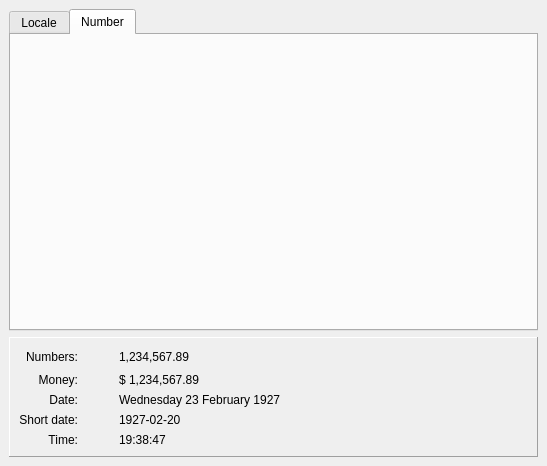
<ui version="4.0" >
 <class>TopLevelBase</class>
 <widget class="QWidget" name="TopLevelBase" >
  <property name="geometry" >
   <rect>
    <x>0</x>
    <y>0</y>
    <width>547</width>
    <height>466</height>
   </rect>
  </property>
  <property name="windowTitle" >
   <string>Form</string>
  </property>
  <layout class="QHBoxLayout" >
   <property name="margin" >
    <number>9</number>
   </property>
   <property name="spacing" >
    <number>6</number>
   </property>
   <item>
    <layout class="QVBoxLayout" >
     <property name="margin" >
      <number>0</number>
     </property>
     <property name="spacing" >
      <number>6</number>
     </property>
     <item>
      <widget class="QTabWidget" name="tabWidget" >
       <property name="currentIndex" >
        <number>1</number>
       </property>
       <widget class="QWidget" name="tab" >
        <attribute name="title" >
         <string>Locale</string>
        </attribute>
       </widget>
       <widget class="QWidget" name="tab_2" >
        <attribute name="title" >
         <string>Number</string>
        </attribute>
       </widget>
      </widget>
     </item>
     <item>
      <widget class="QFrame" name="frame" >
       <property name="frameShape" >
        <enum>QFrame::Panel</enum>
       </property>
       <property name="frameShadow" >
        <enum>QFrame::Raised</enum>
       </property>
       <layout class="QVBoxLayout" >
        <property name="margin" >
         <number>9</number>
        </property>
        <property name="spacing" >
         <number>6</number>
        </property>
        <item>
         <layout class="QHBoxLayout" >
          <property name="margin" >
           <number>0</number>
          </property>
          <property name="spacing" >
           <number>6</number>
          </property>
          <item>
           <layout class="QGridLayout" >
            <property name="margin" >
             <number>0</number>
            </property>
            <property name="spacing" >
             <number>6</number>
            </property>
            <item row="2" column="2" >
             <widget class="QLabel" name="label_8" >
              <property name="text" >
               <string>Wednesday 23 February 1927</string>
              </property>
             </widget>
            </item>
            <item row="0" column="2" >
             <widget class="QLabel" name="label_6" >
              <property name="text" >
               <string>1,234,567.89</string>
              </property>
             </widget>
            </item>
            <item row="4" column="0" >
             <widget class="QLabel" name="label_5" >
              <property name="text" >
               <string>Time:</string>
              </property>
              <property name="alignment" >
               <set>Qt::AlignRight|Qt::AlignTrailing|Qt::AlignVCenter</set>
              </property>
             </widget>
            </item>
            <item row="2" column="0" >
             <widget class="QLabel" name="label_3" >
              <property name="text" >
               <string>Date:</string>
              </property>
              <property name="alignment" >
               <set>Qt::AlignRight|Qt::AlignTrailing|Qt::AlignVCenter</set>
              </property>
             </widget>
            </item>
            <item row="1" column="0" >
             <widget class="QLabel" name="label_2" >
              <property name="text" >
               <string>Money:</string>
              </property>
              <property name="alignment" >
               <set>Qt::AlignRight|Qt::AlignTrailing|Qt::AlignVCenter</set>
              </property>
             </widget>
            </item>
            <item row="0" column="1" >
             <spacer>
              <property name="orientation" >
               <enum>Qt::Horizontal</enum>
              </property>
              <property name="sizeHint" >
               <size>
                <width>40</width>
                <height>20</height>
               </size>
              </property>
             </spacer>
            </item>
            <item row="3" column="0" >
             <widget class="QLabel" name="label_4" >
              <property name="text" >
               <string>Short date:</string>
              </property>
              <property name="alignment" >
               <set>Qt::AlignRight|Qt::AlignTrailing|Qt::AlignVCenter</set>
              </property>
             </widget>
            </item>
            <item row="1" column="2" >
             <widget class="QLabel" name="label_7" >
              <property name="text" >
               <string>$ 1,234,567.89</string>
              </property>
             </widget>
            </item>
            <item row="0" column="0" >
             <widget class="QLabel" name="label" >
              <property name="text" >
               <string>Numbers:</string>
              </property>
              <property name="alignment" >
               <set>Qt::AlignRight|Qt::AlignTrailing|Qt::AlignVCenter</set>
              </property>
             </widget>
            </item>
            <item row="3" column="2" >
             <widget class="QLabel" name="label_9" >
              <property name="text" >
               <string>1927-02-20</string>
              </property>
             </widget>
            </item>
            <item row="4" column="2" >
             <widget class="QLabel" name="label_10" >
              <property name="text" >
               <string>19:38:47</string>
              </property>
             </widget>
            </item>
           </layout>
          </item>
          <item>
           <spacer>
            <property name="orientation" >
             <enum>Qt::Horizontal</enum>
            </property>
            <property name="sizeHint" >
             <size>
              <width>251</width>
              <height>20</height>
             </size>
            </property>
           </spacer>
          </item>
         </layout>
        </item>
       </layout>
      </widget>
     </item>
    </layout>
   </item>
  </layout>
 </widget>
 <resources/>
 <connections/>
</ui>
